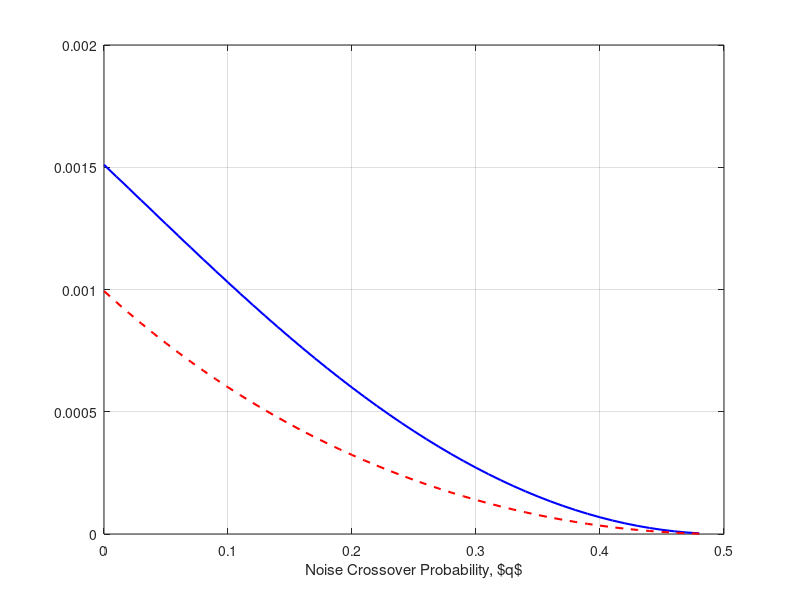

The MATLAB script that drew this image: (Note: this script raises an error after producing the figure.)
load ModErrExpStarNoisyRhoPoint4_v2.mat
load KatErrExpStarNoisyRhoPoint4_v2.mat

figure(1)
plot(q_vec,log10(2)*Mod_ErrExp_Noisy,'b','Linewidth',1.5);
grid on
hold on
plot(q_vec,log10(2)*Kat_ErrExp_Noisy,'r--','Linewidth',1.5);
h = xlabel('Noise Crossover Probability, $q$');
set(h,'unit','character','interpreter','latex');
set(h,'FontSize',12);

h = ylabel('Error Exponent (base 10)');
set(h,'unit','character','interpreter','latex');
set(h,'FontSize',12);

h = legend('Modified Algo','Katiyar Algo');
set(h,'unit','character','interpreter','latex');
set(h,'FontSize',10);

h = title('4 node Star with edge correlation $\rho=0.4$');
set(h,'unit','character','interpreter','latex');
set(h,'FontSize',11);